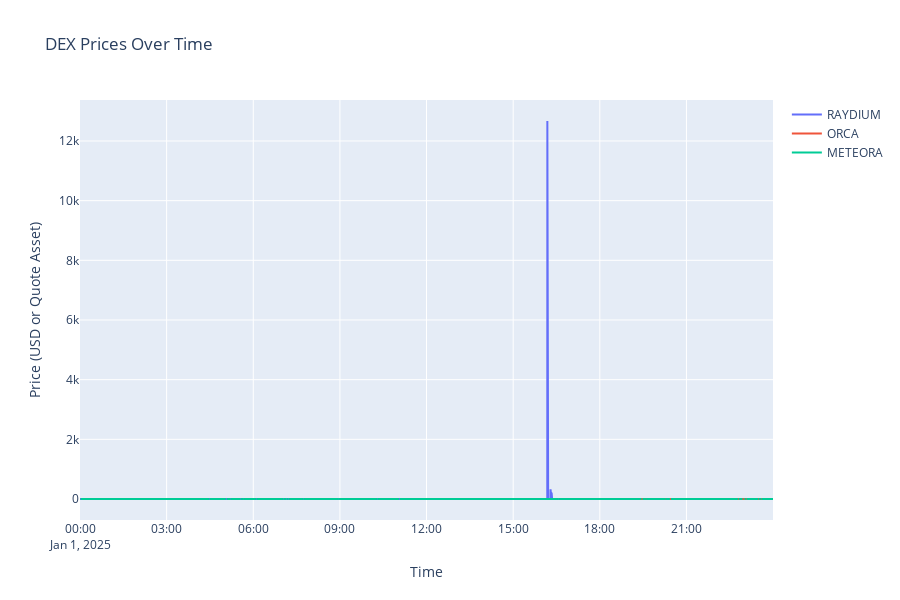

The code cell stored with this chart in its notebook:
### Code cell
pandas_df = pd.read_csv("token_df.csv")[:10000]

fig = go.Figure()

# Add each DEX price series
for dex in ["RAYDIUM", "ORCA", "METEORA"]:
    if dex in pandas_df.columns:
        fig.add_trace(go.Scatter(
            x=pandas_df["bucket"],
            y=pandas_df[dex],
            mode="lines",
            name=dex
        ))

# Styling
fig.update_layout(
    title="DEX Prices Over Time",
    xaxis_title="Time",
    yaxis_title="Price (USD or Quote Asset)",
    height=600
)

fig.show()

### Figure 1 — Plotly figure (JSON) as saved in the notebook; plotly's stock layout.template omitted (floating-point values rounded to 4 significant figures; data arrays with more than 128 entries replaced by an {"elided": "..."} marker saying what was removed)
{"data": [{"mode": "lines", "name": "RAYDIUM", "type": "scatter", "x": {"elided": "8640 str values"}, "y": {"elided": "8640 float values"}}, {"mode": "lines", "name": "ORCA", "type": "scatter", "x": {"elided": "8640 str values"}, "y": {"elided": "8640 float values"}}, {"mode": "lines", "name": "METEORA", "type": "scatter", "x": {"elided": "8640 str values"}, "y": {"elided": "8640 float values"}}], "layout": {"height": 600, "title": {"text": "DEX Prices Over Time"}, "xaxis": {"title": {"text": "Time"}}, "yaxis": {"title": {"text": "Price (USD or Quote Asset)"}}}}
